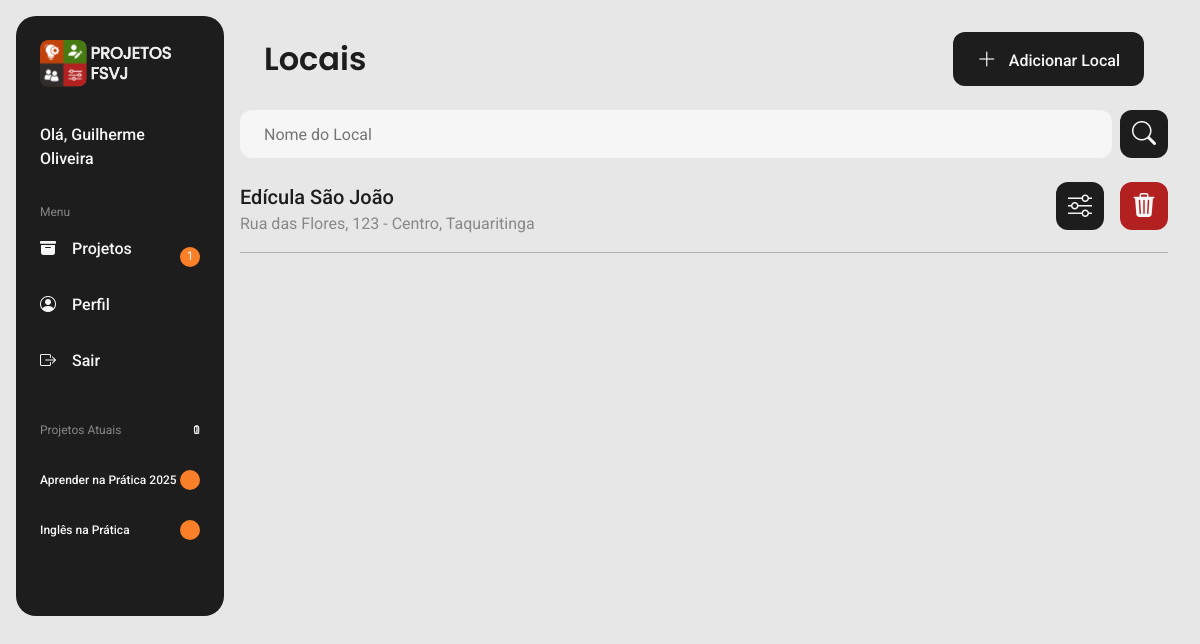
Screenshot of /src/pages/locais/locais.php?id_usuario=3 with the database file from the repository.
### tables this page shows
CREATE TABLE `usuarios` (
  `ID_USUARIO` int(11) NOT NULL,
  `NOME` varchar(50) NOT NULL,
  `EMAIL` varchar(50) NOT NULL,
  `SENHA` varchar(50) NOT NULL,
  `HIERARQUIA` enum('DIRETOR','COORDENADOR','VOLUNTÁRIO') NOT NULL,
  `CRIADO_EM` date DEFAULT curdate(),
  `EXCLUIDO` varchar(1) DEFAULT 'N'
);

CREATE TABLE `tarefas` (
  `ID_TAREFA` int(11) NOT NULL,
  `NOME` varchar(50) NOT NULL,
  `DESCRICAO` mediumtext DEFAULT NULL,
  `ESTADO` enum('A FAZER','EM ANDAMENTO','CONCLUÍDA') DEFAULT 'A FAZER',
  `CRIADO_EM` date DEFAULT curdate(),
  `DATA_VENCIMENTO` date NOT NULL,
  `ID_FASE` int(11) NOT NULL,
  `ID_DOCUMENTO` int(11) DEFAULT NULL
);

CREATE TABLE `projetos` (
  `ID_PROJETO` int(11) NOT NULL,
  `NOME` varchar(50) NOT NULL,
  `ESCOPO` mediumtext DEFAULT NULL,
  `DATA_INICIO` date NOT NULL,
  `DATA_TERMINO` date NOT NULL,
  `CRIADO_EM` date DEFAULT curdate(),
  `ID_LOCAL` int(11) DEFAULT NULL,
  `ID_DIRETOR` int(11) NOT NULL,
  `ID_COORDENADOR` int(11) NOT NULL
);

CREATE TABLE `locais` (
  `ID_LOCAL` int(11) NOT NULL,
  `NOME` varchar(50) NOT NULL,
  `ID_ENDERECO` int(11) NOT NULL
);

CREATE TABLE `enderecos` (
  `ID_ENDERECO` int(11) NOT NULL,
  `RUA` varchar(50) NOT NULL,
  `BAIRRO` varchar(50) NOT NULL,
  `NUMERO` int(11) NOT NULL,
  `CIDADE` varchar(50) NOT NULL,
  `CEP` varchar(9) DEFAULT NULL
);

### src/pages/locais/locais.php (shortened to what this page needs)
<?php
    include("../../../conexao.php");
    $id_usuario = $_GET["id_usuario"];
?>
<!DOCTYPE html>
<html lang="pt-br">
    <head>
        <link rel="stylesheet" href="https://cdn.jsdelivr.net/npm/bootstrap-icons@1.13.1/font/bootstrap-icons.min.css" />
        <link rel="stylesheet" href="../../styles/components/navbar.css" />
        <link rel="stylesheet" href="locais.css" />
    </head>
    <body>
        <?php include("../../components/navbar.php"); ?>
        <?php include("../../components/adicionar_local.php"); ?>
        <main class="main-container">
            <section class="main-header">
                <div class="titulo-container">
                    <h1 class="titulo-grande">Locais</h1>
                </div>
                <button class="botao-grande fundo-preto" onclick="AbrirAdicionarLocal()"><i class="bi bi-plus-lg"></i> Adicionar Local</button>
            </section>
            <div class="barra-pesquisa">
                <input class="input fundo-branco" type="text" placeholder="Nome do Local">
                <button class="botao-pequeno fundo-preto"><i class="bi bi-search"></i></button>
            </div>
            <?php
                $sql = "SELECT * FROM LOCAIS L INNER JOIN ENDERECOS E ON L.ID_ENDERECO = E.ID_ENDERECO";
                $query_local_endereco = $mysqli -> query($sql);
                while ($row_local_endereco = $query_local_endereco -> fetch_assoc()) {
                    $id_local = $row_local_endereco["ID_LOCAL"];
                    $nome_local = $row_local_endereco["NOME"];
                    $endereco = $row_local_endereco["RUA"] .', '. $row_local_endereco["NUMERO"] .' - '. $row_local_endereco["BAIRRO"] .', '. $row_local_endereco["CIDADE"];
                    echo '
                    <section class="usuario-container">
                        <div>
                            <h2 class="label">'.$nome_local.'</h2>
                            <p class="sub-titulo">'.$endereco.'</p>
                        </div>
                        <div class="botoes-container">
                            <button class="botao-pequeno fundo-preto" onclick="AbrirEditarLocal'.$id_local.'()"><i class="bi bi-sliders"></i></button>
                            <button class="botao-pequeno fundo-vermelho" onclick="AbrirExcluirLocal'.$id_local.'()"><i class="bi bi-trash3-fill"></i></button>
                        </div>
                    </section>
                    <div class="divisor fundo-cinza"></div>
                    ';
                }
            ?>
        </main>
    </body>
</html>

### src/components/navbar.php (shortened to what this page needs)
<?php
    $sql = "SELECT * FROM USUARIOS U WHERE U.ID_USUARIO = '$id_usuario'";
    $query_usuario = $mysqli -> query($sql);
    $row_usuario = $query_usuario -> fetch_assoc();
    $hierarquia = $row_usuario["HIERARQUIA"];
    $nome_usuario = $row_usuario["NOME"];
    $sql = "SELECT * FROM TAREFAS T INNER JOIN USUARIOS_TAREFAS UT ON T.ID_TAREFA = UT.ID_TAREFA INNER JOIN FASES F ON T.ID_FASE = F.ID_FASE INNER JOIN PROJETOS P ON F.ID_PROJETO = P.ID_PROJETO WHERE UT.ID_USUARIO = '$id_usuario' AND P.DATA_INICIO <= CURRENT_DATE() AND P.DATA_TERMINO >= CURRENT_DATE()";
    $query_tarefas_atuais = $mysqli -> query($sql);
    $quantidade_tarefas_atuais = $query_tarefas_atuais -> num_rows;
?>
<nav class="nav-container">
    <section class="nav-logo">
        <img class="logo" src="../../assets/images/logo_menu.svg" alt="Logo do software">
    </section>
    <div class="mensagem-usuario">
        <p><?php echo "Olá, ".$nome_usuario; ?></p>
    </div>
    <section class="nav-menu">
        <h2>Menu</h2>
        <ul>
            <li>
                <div class="nav-menu-item">
                    <a href="../projetos/projetos.php?id_usuario=<?php echo $id_usuario; ?>"><i class="bi bi-archive-fill"></i>Projetos</a>
                    <?php if ($hierarquia != "DIRETOR") {echo '<div><span>'.$quantidade_tarefas_atuais.'</span></div>';} ?>
                </div>
            </li>
            <li><a href="../perfil/perfil.php?id_usuario=<?php echo $id_usuario; ?>"><i class="bi bi-person-circle"></i>Perfil</a></li>
            <li><a href="../../../index.php"><i class="bi bi-box-arrow-right"></i>Sair</a></li>
        </ul>
    </section>
    <section class="nav-projetos">
        <h2>Projetos Atuais</h2>
        <?php
            if ($hierarquia == "VOLUNTÁRIO") {
                $sql = "SELECT DISTINCT P.ID_PROJETO, P.NOME FROM PROJETOS P INNER JOIN USUARIOS_PROJETOS UP ON P.ID_PROJETO = UP.ID_PROJETO WHERE UP.ID_USUARIO = '$id_usuario' AND P.DATA_INICIO <= CURRENT_DATE() AND P.DATA_TERMINO >= CURRENT_DATE()";
                $query_projetos_atuais = $mysqli -> query($sql);
                $quantidade_projetos_atuais = $query_projetos_atuais -> num_rows;
            }
            else {
                $sql = "SELECT DISTINCT P.ID_PROJETO, P.NOME FROM PROJETOS P WHERE P.DATA_INICIO <= CURRENT_DATE() AND P.DATA_TERMINO >= CURRENT_DATE()";
                $query_projetos_atuais = $mysqli -> query($sql);
                $quantidade_projetos_atuais = $query_projetos_atuais -> num_rows;
            }
        ?>
        <span><?php echo $quantidade_projetos_atuais;?></span>
        <ul>
            <?php
                while($row_projetos_atuais = $query_projetos_atuais -> fetch_assoc()) {
                    $id_projeto = $row_projetos_atuais["ID_PROJETO"];
                    $nome_projeto = $row_projetos_atuais["NOME"];
                    $sql = "SELECT * FROM TAREFAS T INNER JOIN USUARIOS_TAREFAS UT ON T.ID_TAREFA = UT.ID_TAREFA INNER JOIN FASES F ON T.ID_FASE = F.ID_FASE INNER JOIN PROJETOS P ON F.ID_PROJETO = P.ID_PROJETO WHERE UT.ID_USUARIO = '$id_usuario' AND P.ID_PROJETO = '$id_projeto' AND P.DATA_INICIO <= CURRENT_DATE() AND P.DATA_TERMINO >= CURRENT_DATE()";
                    $query_tarefas_atuais = $mysqli -> query($sql);
                    $quantidade_tarefas_atuais = $query_tarefas_atuais -> num_rows;
                    echo '<li><div class="nav-projetos-item"><p class="nome-projeto">'.$nome_projeto.'</p>'.($hierarquia == "DIRETOR" ? '' : '<div><span>'.$quantidade_tarefas_atuais.'</span></div>').'</div></li>';
                }
            ?>
        </ul>
    </section>
</nav>

### src/styles/components/navbar.css (style rules this page uses)
.nav-container { background-color: var(--g11); margin: 16px 24px 16px 16px; border-radius: 20px; box-sizing: border-box; padding: 24px; }
.nav-logo { margin-bottom: 24px; }
.mensagem-usuario p { color: var(--g1); font-family: 'Roboto'; font-size: 16px; font-weight: var(--medium); line-height: 1.5; margin-bottom: 32px; }
.nav-menu { margin-bottom: 32px; }
.nav-menu ul { display: flex; flex-direction: column; gap: 16px; }
.nav-container h2, .nav-projetos span { font-family: 'Roboto'; font-weight: var(--regular); color: var(--g5); font-size: 12px; line-height: 1.5; margin-bottom: 16px; }
.nav-container li a { display: grid; grid-template-columns: auto 1fr; gap: 16px; color: var(--g1); text-decoration: none; font-family: 'Roboto'; font-weight: var(--medium); color: var(--g1); font-size: 12px; line-height: 1.5; align-items: center; }
.nav-container li a i { font-size: 16px; }
.nav-menu-item, .nav-projetos-item { display: grid; grid-template-columns: 1fr auto; }
.nav-menu-item div, .nav-projetos-item div { width: 20px; height: 20px; border-radius: 20px; background-color: var(--o6); display: flex; justify-content: center; align-self: center; }
.nav-menu-item div span, .nav-projetos-item div span { color: var(--g1); font-size: 12px; line-height: 1.5; font-family: 'Roboto'; }
.nav-projetos { position: relative; }
.nav-projetos > span { position: absolute; top: 0; right: 0; }
.nome-projeto { color: var(--g1); font-family: 'Roboto'; font-size: 12px; font-weight: var(--medium); line-height: 1.5; margin: 16px 0; }

### src/pages/locais/locais.css (style rules this page uses)
* { margin: 0; padding: 0; list-style-type: none; }
body { background-color: var(--g2); display: grid; grid-template-columns: 280px 1fr; height: 100vh; }
.nav-container { background-color: var(--g11); margin: 16px; border-radius: 20px; box-sizing: border-box; padding: 24px; }
.nav-container .nav-logo, .nav-container .nav-menu { margin-bottom: 32px; }
.nav-container h2, .nav-projetos span { font-family: 'Roboto'; font-weight: var(--regular); color: var(--g5); font-size: 12px; line-height: 1.5; margin-bottom: 16px; }
.nav-container li a { display: grid; grid-template-columns: auto 1fr auto; gap: 16px; margin-bottom: 16px; }
.nav-container li a { color: var(--g1); text-decoration: none; font-family: 'Roboto'; font-weight: var(--medium); color: var(--g1); font-size: 16px; line-height: 1.5; }
.nav-projetos { position: relative; }
.nav-projetos span { position: absolute; top: 0; right: 0; }
.mensagem-usuario { color: var(--g1); font-family: 'Roboto'; font-size: 16px; font-weight: var(--medium); line-height: 1.5; margin: 24px 0; }
.nome-projeto { color: var(--g1); font-family: 'Roboto'; font-size: 12px; font-weight: var(--medium); line-height: 1.5; margin: 16px 0; }
.main-header { display: flex; justify-content: space-between; align-items: center; margin: 32px 24px 0; }
.main-header h1 { color: var(--g11); font-family: 'Poppins'; font-size: 32px; font-weight: var(--semibold); }
input { padding-left: 24px; background-color: var(--g1); border-radius: 12px; height: 48px; border: none; width: 950px; font-family: "Roboto"; font-size: 16px; }
@media (max-width: 1440px) { body { grid-template-columns: 240px 1fr; } }
@media (max-width: 1440px) { .nav-container { height: 600px; } }
@media (max-width: 1440px) { .main-container { height: 100%; } }

### rows the page displays
usuarios: NOME "Guilherme Oliveira"
tarefas: projetos.ID_COORDENADOR "2"
projetos: NOME "Aprender na Prática 2025", quantidade_tarefas_atuais "1"
projetos: NOME "Inglês na Prática", quantidade_tarefas_atuais "0"
locais: NOME "Edícula São João", ID_ENDERECO.CIDADE "Rua das Flores, 123 - Centro, Taquaritinga"

### other values shown
$quantidade_tarefas_atuais "1"
